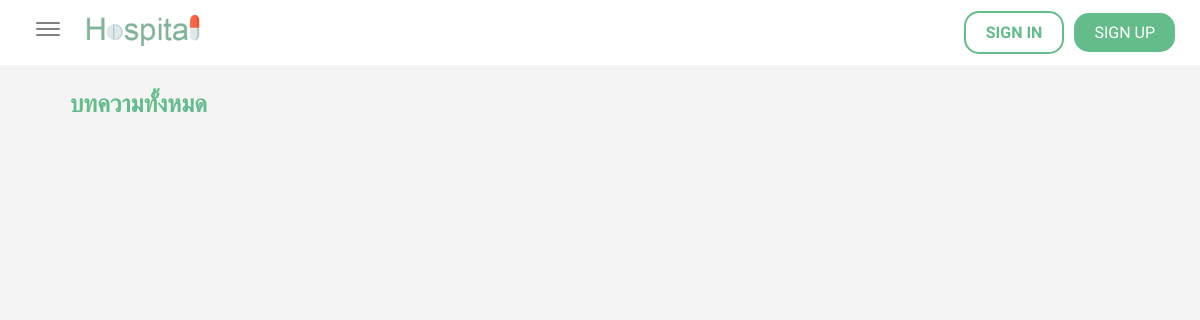
The app's page /healthblog, older data.
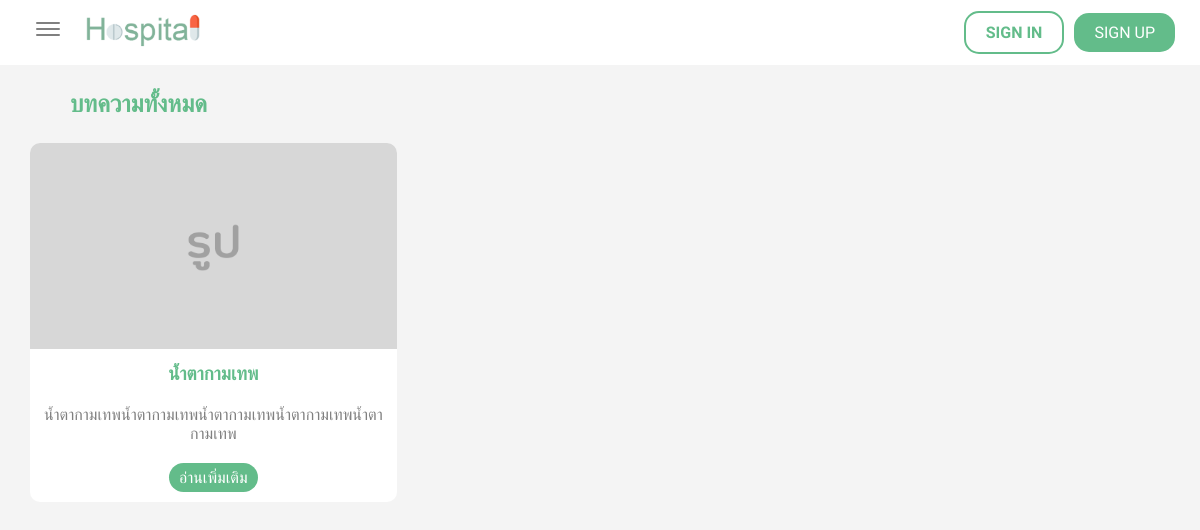
The same page, newer data.
### doctors/models.py (models this page shows, shortened)
class Article(models.Model):
    doctor = models.ForeignKey(Doctor, null = True, on_delete=models.CASCADE)
    header = models.CharField(max_length=150, null = True,)
    context = models.TextField()
    date_created = models.DateTimeField(default=timezone.now)

### doctors/views.py (the view)
# urls.py: path('healthblog', views.healthblog, name="healthblog"),
def healthblog(request):
    articles = Article.objects.all()
    context = {"articles": articles}
    return render(request, "doctors/healthblog.html", context)

### doctors/templates/doctors/healthblog.html (shortened to what this page needs)
{% extends "doctors/layout.html" %}
{% load static %}
{% block content %}
    <div class="header-news-menu">
        <h2>บทความทั้งหมด</h2>
    </div>
    <div class="news-card-area-all">
        {% for article in articles %}
        <div class="news-card">
            <img src="{% static 'images/pic.jpg' %}">
            <div class="news-topic">
                <h3>{{ article.header }}</h3>
            </div>
            <div class="details">
                <p>{{ article.context }}</p>
            </div>
            <a href="{% url 'doctors:healthblog_content' article.id %}" class="read-more">อ่านเพิ่มเติม</a>
        </div>
        {% endfor %}
    </div>
{% endblock %}

Row changes from the older to the newer data that the page shows:
added Article: header "น้ำตากามเทพ", context "น้ำตากามเทพน้ำตากามเทพน้ำตากามเทพน้ำตากามเทพน้ำตากามเทพ"
